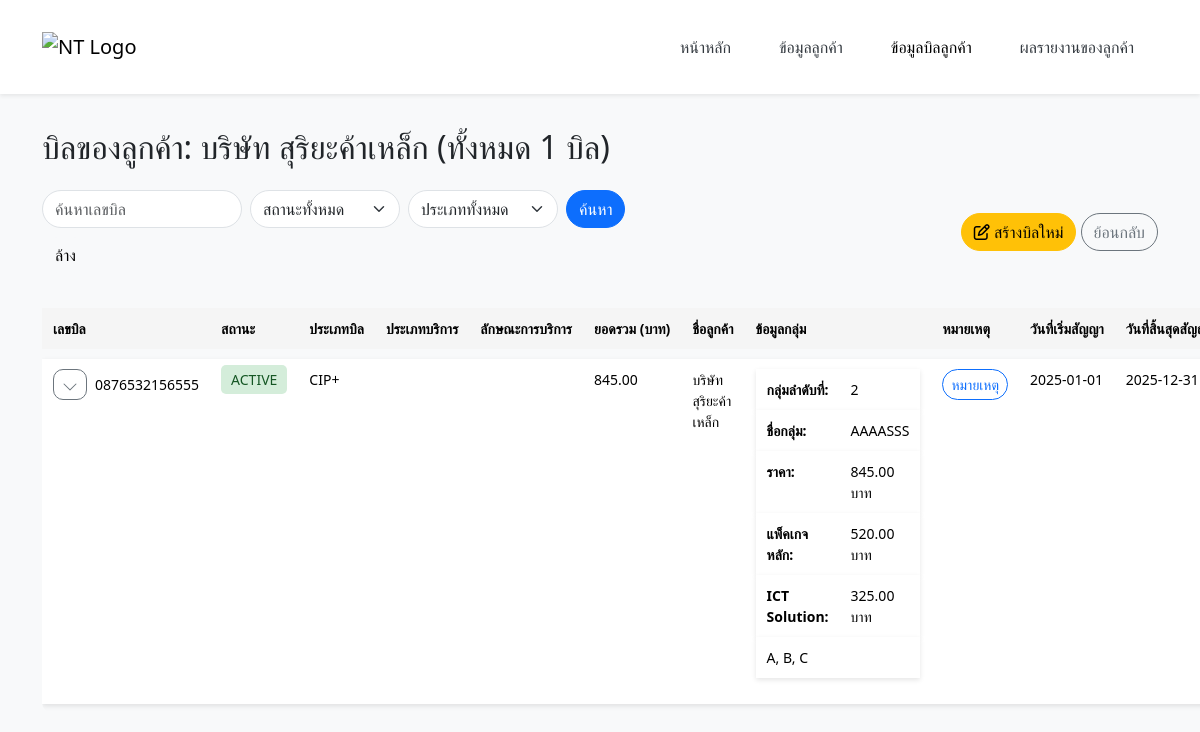
Screenshot of /page/bill.php?customer_id=6 with the database file from the repository.
### tables this page shows
CREATE TABLE `customer` (
  `customer_id` int(11) NOT NULL,
  `customer_name` char(100) DEFAULT NULL,
  `customer_type` enum('เทศบาลเมือง','เทศบาลตำบล','อบจ','อบต','บริษัทเอกชน','โรงพยาบาล','วัด','มูลนิธิ','โรงเรียนประถม','โรงเรียนมัธยม','โรงเรียนเอกชน','วิทยาลัย','มหาวิทยาลัย') DEFAULT NULL,
  `customer_phone` varchar(255) DEFAULT NULL,
  `customer_status` enum('Active','Inactive') DEFAULT NULL,
  `address_id` int(11) DEFAULT NULL,
  `create_at` datetime DEFAULT current_timestamp(),
  `update_at` date NOT NULL
);

CREATE TABLE `bill` (
  `bill_id` int(11) NOT NULL,
  `bill_number` char(20) NOT NULL,
  `bill_status` enum('Active','Inactive') NOT NULL,
  `bill_type` enum('CIP+','Special bill','N1') NOT NULL,
  `start_date` date NOT NULL DEFAULT '2025-01-01',
  `end_date` date NOT NULL DEFAULT '2025-12-31',
  `bill_create_at` timestamp NOT NULL DEFAULT current_timestamp(),
  `bill_update_at` timestamp NOT NULL DEFAULT current_timestamp() ON UPDATE current_timestamp(),
  `all_price` float NOT NULL,
  `customer_id` int(11) NOT NULL
);

### functions/bill_functions.php (called while the page is built, shortened)
<?php
function get_customer_name(PDO $pdo, $customer_id) {
    $customer_stmt = $pdo->prepare("SELECT customer_name FROM customer WHERE customer_id = :customer_id");
    $customer_stmt->execute([':customer_id' => $customer_id]);
    $customer_result = $customer_stmt->fetch(PDO::FETCH_ASSOC);
    return $customer_result ? $customer_result['customer_name'] : 'ไม่พบข้อมูลลูกค้า';
}
function count_unique_bills($bills) {
    $unique_bills = [];
    foreach ($bills as $bill) {
        $unique_bills[$bill['bill_id']] = true;
    }
    return count($unique_bills);
}
?>

### page/bill.php (the view, shortened to what this page needs)
<?php
require_once '../config/condb.php';
require_once '../functions/bill_functions.php';
$customer_id = isset($_GET['customer_id']) ? intval($_GET['customer_id']) : null;
$bill_number = isset($_GET['bill_number']) ? trim($_GET['bill_number']) : null;
try {
    $customer_name = 'ไม่พบข้อมูลลูกค้า';
    if ($customer_id) {
        $customer_name = get_customer_name($pdo, $customer_id);
    }
    $sql = "
    SELECT
        b.bill_id,
        b.bill_number,
        b.bill_status,
        b.bill_type,
        b.all_price,
        b.start_date,      -- เพิ่ม start_date
        b.end_date,        -- เพิ่ม end_date
        c.customer_name,
        bg.group_name,
        bg.group_type,
        bg.group_price,
        bg.group_price_a,
        bg.group_price_b,
        GROUP_CONCAT(bgi.group_info_name SEPARATOR ', ') as group_info_name,
        bn.note_text,
        s.service_type,      -- เลือก service_type จากตาราง services
        s.equipment_service  -- เลือก equipment_service จากตาราง services
    FROM
        bill b
    LEFT JOIN
        customer c ON b.customer_id = c.customer_id
    LEFT JOIN
        bill_group bg ON b.bill_id = bg.bill_id
    LEFT JOIN
        bill_group_info bgi ON bg.bill_group_id = bgi.bill_group_id
    LEFT JOIN
        bill_notes bn ON b.bill_id = bn.bill_id
    LEFT JOIN
        services s ON b.bill_id = s.bill_id  -- JOIN กับตาราง services
";
       $conditions = [];
       $params = [];
       if ($customer_id) {
           $conditions[] = "b.customer_id = :customer_id";
           $params[':customer_id'] = $customer_id;
       }
       if (!empty($conditions)) {
           $sql .= " WHERE " . implode(" AND ", $conditions);
       }
       $sql .= " GROUP BY b.bill_id, bg.bill_group_id
               ORDER BY b.bill_create_at DESC, bg.bill_group_id";
       $stmt = $pdo->prepare($sql);
       foreach ($params as $key => $value) {
           if ($key === ':customer_id') {
               $stmt->bindValue($key, $value, PDO::PARAM_INT);
           } else {
               $stmt->bindValue($key, $value, PDO::PARAM_STR);
           }
       }
       $stmt->execute();
       $bills = $stmt->fetchAll(PDO::FETCH_ASSOC);
   } catch (Exception $e) {
       die("เกิดข้อผิดพลาด: " . $e->getMessage());
   }
?>
<!DOCTYPE html>
<html lang="th">
<head>
  <link href="https://cdn.jsdelivr.net/npm/bootstrap@5.3.3/dist/css/bootstrap.min.css" rel="stylesheet">
  <link rel="stylesheet" href="https://cdnjs.cloudflare.com/ajax/libs/font-awesome/6.4.2/css/all.min.css">
  <?php include '../components/header.php'; ?>
</head>
<body>
  <div class="container mt-5">
    <h2 class="mb-4">
      <?php
      if ($customer_id) {
        $bill_count = count_unique_bills($bills);
        echo "บิลของลูกค้า: " . htmlspecialchars($customer_name) . " (ทั้งหมด $bill_count บิล)";
      } else {
        echo "รายการบิลทั้งหมด";
      }
      ?>
    </h2>
    <div class="d-flex flex-wrap align-items-center mb-4 gap-2">
      <form method="GET" action="bill.php" class="d-flex flex-wrap align-items-center gap-2">
        <input type="text" name="bill_number" class="form-control rounded-pill" placeholder="ค้นหาเลขบิล" value="<?php echo htmlspecialchars($bill_number); ?>" style="max-width: 200px;">
        <select name="bill_status" class="form-select rounded-pill" style="max-width: 150px;">
          <option value="">สถานะทั้งหมด</option>
        </select>
        <select name="bill_type" class="form-select rounded-pill" style="max-width: 150px;">
          <option value="">ประเภททั้งหมด</option>
        </select>
        <button type="submit" class="btn btn-primary rounded-pill">ค้นหา</button>
        <?php if ($bill_number || $customer_id || isset($_GET['bill_status']) || isset($_GET['bill_type'])): ?>
          <a href="bill.php<?php echo $customer_id ? '?customer_id=' . htmlspecialchars($customer_id) : ''; ?>" class="btn btn-light rounded-pill">ล้าง</a>
        <?php endif; ?>
      </form>
      <div class="ms-auto">
        <button type="button" class="btn btn-warning rounded-pill" data-bs-toggle="modal" data-bs-target="#addBillModal">
          <i class="fa-regular fa-pen-to-square"></i> สร้างบิลใหม่
        </button>
        <a href="customer.php" class="btn btn-outline-secondary rounded-pill">ย้อนกลับ</a>
      </div>
    </div>
    <?php if (!empty($bills)): ?>
      <table class="table table-sm table-bordered custom-table">
        <thead>
          <tr>
            <th>เลขบิล</th>
            <th>สถานะ</th>
            <th>ประเภทบิล</th>
            <th>ประเภทบริการ</th>
            <th>ลักษณะการบริการ</th>
            <th>ยอดรวม (บาท)</th>
            <th>ชื่อลูกค้า</th>
            <th>ข้อมูลกลุ่ม</th>
            <th>หมายเหตุ</th>
            <th>วันที่เริ่มสัญญา</th>
            <th>วันที่สิ้นสุดสัญญา</th>
          </tr>
        </thead>
        <tbody>
          <?php
          $current_bill = null;
          $group_data = [];
          foreach ($bills as $bill) {
            if ($current_bill !== $bill['bill_number']) {
              $current_bill = $bill['bill_number'];
              $group_data[$current_bill] = [];
            }
            $group_data[$current_bill][] = $bill;
          }
          foreach ($group_data as $bill_number => $bills_in_group) :
            $first_bill = reset($bills_in_group);
          ?>
            <tr class="main-row" data-bill-number="<?php echo htmlspecialchars($first_bill['bill_number']); ?>">
              <td>
                <div class="d-flex align-items-center gap-2">
                  <button class="btn btn-sm btn-outline-secondary toggle-details" data-bill-number="<?php echo htmlspecialchars($first_bill['bill_number']); ?>" data-show="false">
                    <svg xmlns="http://www.w3.org/2000/svg" width="16" height="16" fill="currentColor" class="bi bi-chevron-down" viewBox="0 0 16 16">
                      <path d="M1.646 4.646a.5.5 0 0 1 .708 0L8 10.293l5.646-5.647a.5.5 0 0 1 .708.708l-6 6a.5.5 0 0 1-.708 0l-6-6a.5.5 0 0 1 0-.708z" />
                    </svg>
                  </button>
                  <?php echo htmlspecialchars($first_bill['bill_number']); ?>
                </div>
              </td>
              <td class="bill-details" style="display: table-cell;">
                <span class="status-badge <?php echo $first_bill['bill_status'] == 'Active' ? 'success' : 'danger'; ?>">
                  <?php echo htmlspecialchars($first_bill['bill_status']); ?>
                </span>
              </td>
              <td class="bill-details" style="display: table-cell;">
                <?php echo htmlspecialchars($first_bill['bill_type']); ?>
              </td>
              <td class="bill-details" style="display: table-cell;">
              </td>
              <td class="bill-details" style="display: table-cell;">
              </td>
              <td class="bill-details" style="display: table-cell;">
                <?php echo number_format($first_bill['all_price'], 2); ?>
              </td>
              <td class="bill-details" style="display: table-cell;">
                <?php echo htmlspecialchars($first_bill['customer_name']); ?>
              </td>
              <td class="bill-details" style="display: table-cell;">
                <table class="table table-borderless">
                  <tbody>
                    <?php
                    foreach ($bills_in_group as $index => $bill) :
                      $is_last_group = ($index == count($bills_in_group) - 1);
                    ?>
                      <tr>
                        <td><strong>กลุ่มลำดับที่:</strong></td>
                        <td>
                          <?php echo isset($bill['group_type']) ? htmlspecialchars($bill['group_type']) : '-'; ?>
                        </td>
                      </tr>
                      <tr>
                        <td><strong>ชื่อกลุ่ม:</strong></td>
                        <td>
                          <?php echo htmlspecialchars($bill['group_name']); ?>
                        </td>
                      </tr>
                      <tr>
                        <td><strong>ราคา:</strong></td>
                        <td>
                          <?php echo number_format($bill['group_price'], 2); ?> บาท
                        </td>
                      </tr>
                      <tr>
                        <td><strong>แพ็คเกจหลัก:</strong></td>
                        <td>
                          <?php echo number_format($bill['group_price_a'], 2); ?> บาท
                        </td>
                      </tr>
                      <tr>
                        <td><strong>ICT Solution:</strong></td>
                        <td>
                          <?php echo number_format($bill['group_price_b'], 2); ?> บาท
                        </td>
                      </tr>
                      <tr <?php if ($is_last_group) echo 'class="last-group-row"'; ?>>
                        <td colspan="2">
                          <?php echo htmlspecialchars($bill['group_info_name']); ?>
                        </td>
                      </tr>
                    <?php endforeach; ?>
                  </tbody>
                </table>
              </td>
              <td class="bill-details" style="display: table-cell;">
                <button type="button" class="btn btn-outline-primary btn-sm rounded-pill" data-bs-toggle="modal" data-bs-target="#noteModal-<?php echo $first_bill['bill_id']; ?>">
                  หมายเหตุ
                </button>
              </td>
              <td class="bill-details date-details" style="display: ;">
                <?php echo htmlspecialchars($first_bill['start_date']); ?>
              </td>
              <td class="bill-details date-details" style="display: ;">
                <?php echo htmlspecialchars($first_bill['end_date']); ?>
              </td>
            </tr>
          <?php endforeach; ?>
        </tbody>
      </table>
    <?php else : ?>
      <div class="alert alert-info">ไม่พบข้อมูล</div>
    <?php endif; ?>
  </div>
</body>
</html>

### components/header.php (style rules this page uses)
body { padding-top: 80px; }

### page/bill.php (style rules this page uses)
body { padding-top: 80px; background-color: #f8f9fa; }
.toggle-details svg { transition: transform 0.3s ease; }
.last-group-row td { border-bottom: 1px solid #dee2e6; }
.custom-table { border-collapse: separate; border-spacing: 0 10px; border-radius: 10px; border-radius: 12px; overflow: hidden; }
.custom-table th, .custom-table td { border: none; padding: 10px 11px; font-size: 14px; }
.custom-table th { background-color: #f5f5f5; font-weight: 600; white-space: nowrap; overflow: hidden; text-overflow: ellipsis; }
.custom-table tbody tr { background-color: white; box-shadow: 0 2px 5px rgba(0, 0, 0, 0.1); }
.custom-table tbody tr:nth-child(even) { background-color: #f9f9f9; }
.status-badge { padding: 5px 10px; border-radius: 5px; font-weight: 500; text-transform: uppercase; }
.status-badge.success { background-color: #d4edda; color: #155724; }
.btn { border-radius: 10px; }

### rows the page displays
customer: customer_name "บริษัท สุริยะค้าเหล็ก"
bill: bill_id "1", bill_number "0876532156555", bill_status "ACTIVE", bill_type "CIP+", all_price "845.00", customer.customer_name "บริษัท สุริยะค้าเหล็ก", group_type "2", group_name "AAAASSS", group_price "845.00", group_price_a "520.00", group_price_b "325.00", group_info_name "A, B, C", start_date "2025-01-01", end_date "2025-12-31"
